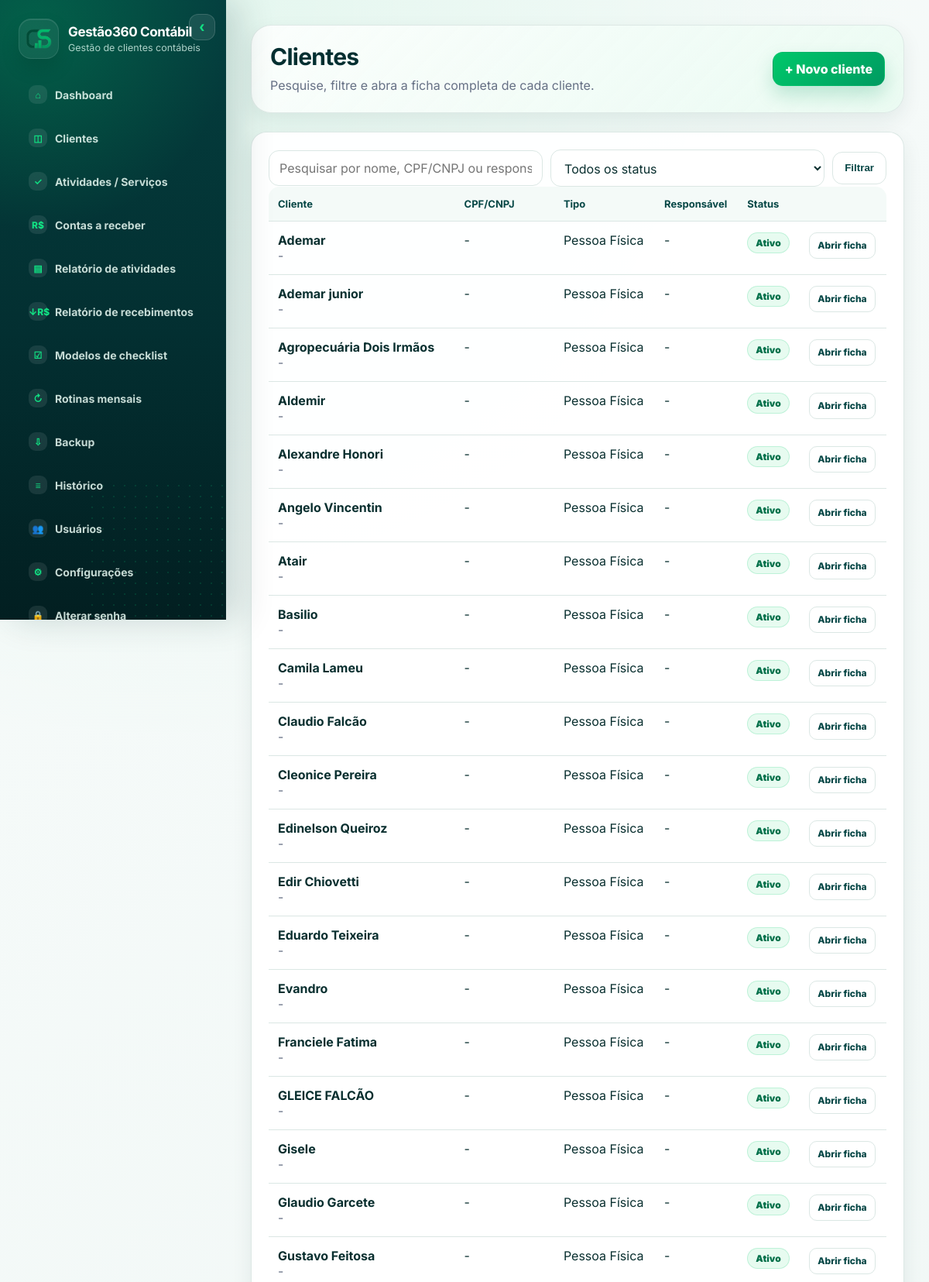
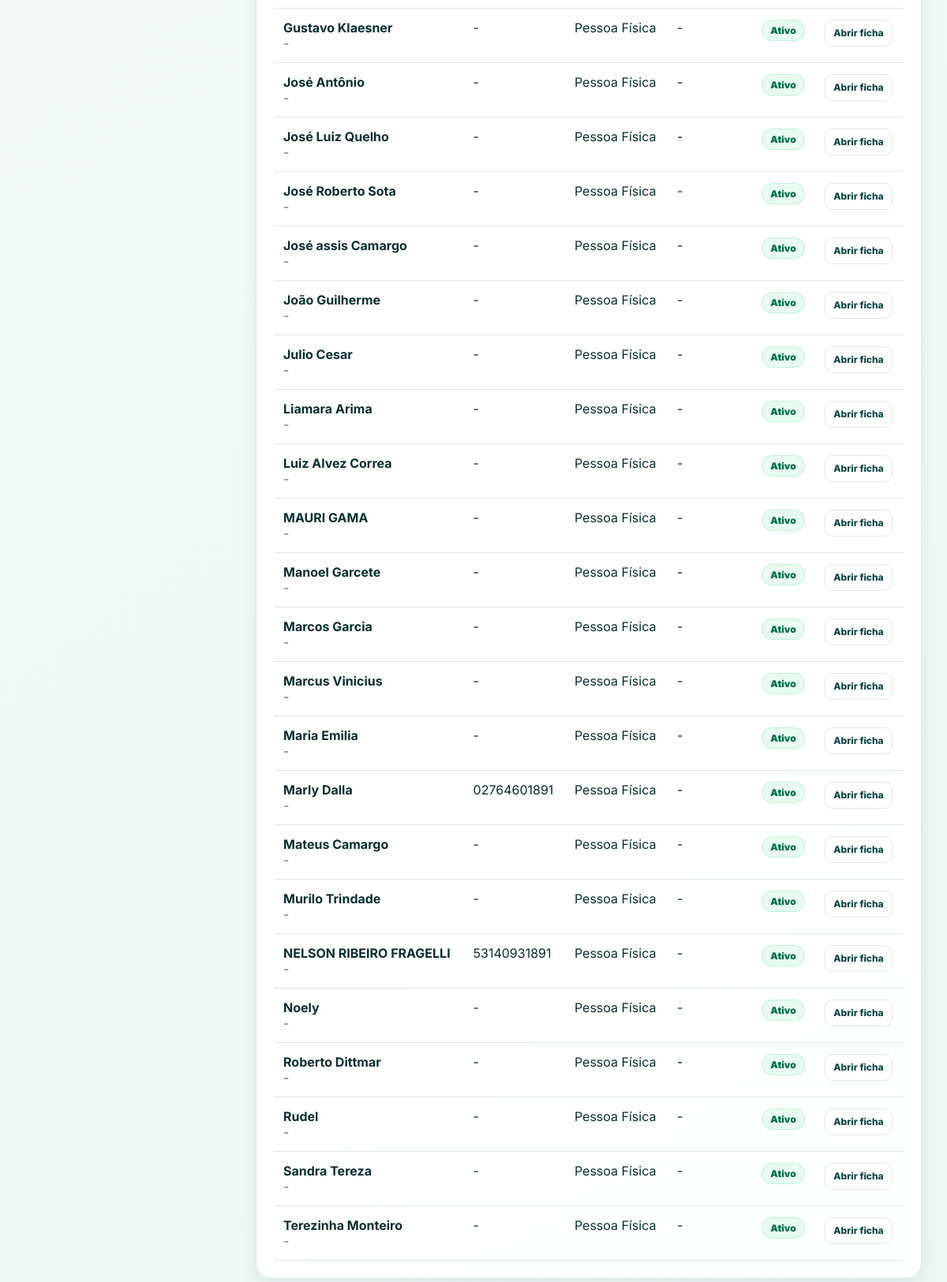
The app's page /clientes (signed in) with its own data (2 pictures, top to bottom).
### tables this page shows
CREATE TABLE clients (
                id INTEGER PRIMARY KEY AUTOINCREMENT,
                name TEXT NOT NULL,
                document TEXT,
                client_type TEXT,
                phone TEXT,
                email TEXT,
                responsible TEXT,
                monthly_fee REAL NOT NULL DEFAULT 0,
                status TEXT NOT NULL DEFAULT 'Ativo',
                notes TEXT,
                created_at TEXT NOT NULL DEFAULT CURRENT_TIMESTAMP
            );

### app.py (the view)
@app.route("/clientes")
@login_required
def clients():
    search = request.args.get("search", "").strip()
    status = request.args.get("status", "").strip()
    filters = ["1=1"]
    params = []
    if search:
        filters.append("(name LIKE ? OR document LIKE ? OR responsible LIKE ?)")
        like = f"%{search}%"
        params += [like, like, like]
    if status:
        filters.append("status = ?")
        params.append(status)
    rows = query_all(f"SELECT * FROM clients WHERE {' AND '.join(filters)} ORDER BY name ASC", params)
    return render_template("clients.html", clients=rows, search=search, status=status, statuses=CLIENT_STATUS)

### app.py (called while the page is built, shortened)
def using_remote_database():
    return bool(TURSO_DATABASE_URL)

def get_db():
    os.makedirs(RUNTIME_DIR, exist_ok=True)
    conn = sqlite3.connect(DB_PATH)
    conn.row_factory = sqlite3.Row
    conn.execute("PRAGMA foreign_keys = ON")
    return conn

def query_all(sql, params=()):
    with get_db() as conn:
        return conn.execute(sql, params).fetchall()

def current_month():
    return date.today().strftime("%Y-%m")

def can_view_financial():
    if session.get("role") == "Administrador":
        return True
    hidden = query_one("SELECT value FROM settings WHERE key = 'hide_financial_for_collab'")
    return not (hidden and hidden["value"] == "1")

def login_required(fn):
    @wraps(fn)
    def wrapper(*args, **kwargs):
        if not session.get("user_id"):
            return redirect(url_for("login"))
        return fn(*args, **kwargs)
    return wrapper

@app.context_processor
def inject_globals():
    return {
        "app_name": APP_NAME,
        "money": money,
        "hours": hours,
        "month_label": month_label,
        "can_view_financial": can_view_financial(),
        "current_month": current_month(),
    }

### templates/clients.html (shortened to what this page needs)
{% extends "base.html" %}
{% block content %}
<div class="page-header">
    <div><h1>Clientes</h1><p>Pesquise, filtre e abra a ficha completa de cada cliente.</p></div>
    {% if session.get('role') == 'Administrador' %}<a class="btn primary" href="{{ url_for('client_new') }}">+ Novo cliente</a>{% endif %}
</div>
<section class="card">
    <form class="filters" method="get">
        <input name="search" placeholder="Pesquisar por nome, CPF/CNPJ ou responsável" value="{{ search }}">
        <select name="status">
            <option value="">Todos os status</option>
        </select>
        <button class="btn">Filtrar</button>
    </form>
    <table>
        <thead><tr><th>Cliente</th><th>CPF/CNPJ</th><th>Tipo</th><th>Responsável</th><th>Status</th><th></th></tr></thead>
        <tbody>
        {% for c in clients %}
            <tr>
                <td><strong>{{ c.name }}</strong><br><span class="muted">{{ c.email or '-' }}</span></td>
                <td>{{ c.document or '-' }}</td>
                <td>{{ c.client_type or '-' }}</td>
                <td>{{ c.responsible or '-' }}</td>
                <td><span class="badge">{{ c.status }}</span></td>
                <td><a class="btn small" href="{{ url_for('client_detail', client_id=c.id) }}">Abrir ficha</a></td>
            </tr>
        {% else %}<tr><td colspan="6">Nenhum cliente encontrado.</td></tr>{% endfor %}
        </tbody>
    </table>
</section>
{% endblock %}

### templates/base.html (shortened to what this page needs)
<!doctype html>
<html lang="pt-BR">
<head>
    <link rel="stylesheet" href="{{ url_for('static', filename='style.css') }}">
</head>
<body>
{% if session.get('user_id') %}
<div class="app-shell" id="appShell">
    <aside class="sidebar" id="sidebar">
        <button type="button" class="sidebar-toggle" id="sidebarToggle" aria-label="Recolher menu" title="Recolher menu">
            <span class="toggle-icon">‹</span>
        </button>
        <div class="brand">
            <div class="brand-mark" aria-hidden="true"><img src="{{ url_for('static', filename='logo_gestao360.png') }}" alt="Logo {{ app_name }}"></div>
            <div class="brand-copy">
                <strong>{{ app_name }}</strong>
                <span>Gestão de clientes contábeis</span>
            </div>
        </div>
        <nav>
            <a href="{{ url_for('dashboard') }}" title="Dashboard"><span class="nav-icon">⌂</span><span class="nav-text">Dashboard</span></a>
            <a href="{{ url_for('clients') }}" title="Clientes"><span class="nav-icon">◫</span><span class="nav-text">Clientes</span></a>
            <a href="{{ url_for('activities') }}" title="Atividades / Serviços"><span class="nav-icon">✓</span><span class="nav-text">Atividades / Serviços</span></a>
            {% if can_view_financial %}<a href="{{ url_for('receivables') }}" title="Contas a receber"><span class="nav-icon">R$</span><span class="nav-text">Contas a receber</span></a>{% endif %}
            <a href="{{ url_for('monthly_report') }}" title="Relatório de atividades"><span class="nav-icon">▤</span><span class="nav-text">Relatório de atividades</span></a>
            {% if can_view_financial %}<a href="{{ url_for('receipts_report') }}" title="Relatório de recebimentos"><span class="nav-icon">↓R$</span><span class="nav-text">Relatório de recebimentos</span></a>{% endif %}
            {% if session.get('role') == 'Administrador' %}
                <a href="{{ url_for('checklist_templates') }}" title="Modelos de checklist"><span class="nav-icon">☑</span><span class="nav-text">Modelos de checklist</span></a>
                <a href="{{ url_for('recurring_tasks') }}" title="Rotinas mensais"><span class="nav-icon">↻</span><span class="nav-text">Rotinas mensais</span></a>
                <a href="{{ url_for('backup_page') }}" title="Backup"><span class="nav-icon">⇩</span><span class="nav-text">Backup</span></a>
                <a href="{{ url_for('audit_logs') }}" title="Histórico / Auditoria"><span class="nav-icon">≡</span><span class="nav-text">Histórico</span></a>
                <a href="{{ url_for('users') }}" title="Usuários"><span class="nav-icon">👥</span><span class="nav-text">Usuários</span></a>
                <a href="{{ url_for('settings') }}" title="Configurações"><span class="nav-icon">⚙</span><span class="nav-text">Configurações</span></a>
            {% endif %}
            <a href="{{ url_for('change_password') }}" title="Alterar senha"><span class="nav-icon">🔒</span><span class="nav-text">Alterar senha</span></a>
        </nav>
    </aside>
    <main class="main">
        {% block content %}{% endblock %}
    </main>
</div>
{% else %}
    {% block public_content %}{% endblock %}
{% endif %}
</body>
</html>

### records on screen
clients: name "Ademar", email "-", document "-", client_type "Pessoa Física", responsible "-", status "Ativo"
clients: name "Ademar junior", email "-", document "-", client_type "Pessoa Física", responsible "-", status "Ativo"
clients: name "Agropecuária Dois Irmãos", email "-", document "-", client_type "Pessoa Física", responsible "-", status "Ativo"
clients: name "Aldemir", email "-", document "-", client_type "Pessoa Física", responsible "-", status "Ativo"
clients: name "Alexandre Honori", email "-", document "-", client_type "Pessoa Física", responsible "-", status "Ativo"
clients: name "Angelo Vincentin", email "-", document "-", client_type "Pessoa Física", responsible "-", status "Ativo"
clients: name "Atair", email "-", document "-", client_type "Pessoa Física", responsible "-", status "Ativo"
clients: name "Basilio", email "-", document "-", client_type "Pessoa Física", responsible "-", status "Ativo"
clients: name "Camila Lameu", email "-", document "-", client_type "Pessoa Física", responsible "-", status "Ativo"
clients: name "Claudio Falcão", email "-", document "-", client_type "Pessoa Física", responsible "-", status "Ativo"
clients: name "Cleonice Pereira", email "-", document "-", client_type "Pessoa Física", responsible "-", status "Ativo"
clients: name "Edinelson Queiroz", email "-", document "-", client_type "Pessoa Física", responsible "-", status "Ativo"
clients: name "Edir Chiovetti", email "-", document "-", client_type "Pessoa Física", responsible "-", status "Ativo"
clients: name "Eduardo Teixeira", email "-", document "-", client_type "Pessoa Física", responsible "-", status "Ativo"
clients: name "Evandro", email "-", document "-", client_type "Pessoa Física", responsible "-", status "Ativo"
clients: name "Franciele Fatima", email "-", document "-", client_type "Pessoa Física", responsible "-", status "Ativo"
clients: name "GLEICE FALCÃO", email "-", document "-", client_type "Pessoa Física", responsible "-", status "Ativo"
clients: name "Gisele", email "-", document "-", client_type "Pessoa Física", responsible "-", status "Ativo"
clients: name "Glaudio Garcete", email "-", document "-", client_type "Pessoa Física", responsible "-", status "Ativo"
clients: name "Gustavo Feitosa", email "-", document "-", client_type "Pessoa Física", responsible "-", status "Ativo"
clients: name "Gustavo Klaesner", email "-", document "-", client_type "Pessoa Física", responsible "-", status "Ativo"
clients: name "José Antônio", email "-", document "-", client_type "Pessoa Física", responsible "-", status "Ativo"
clients: name "José Luiz Quelho", email "-", document "-", client_type "Pessoa Física", responsible "-", status "Ativo"
clients: name "José Roberto Sota", email "-", document "-", client_type "Pessoa Física", responsible "-", status "Ativo"
clients: name "José assis Camargo", email "-", document "-", client_type "Pessoa Física", responsible "-", status "Ativo"
clients: name "João Guilherme", email "-", document "-", client_type "Pessoa Física", responsible "-", status "Ativo"
clients: name "Julio Cesar", email "-", document "-", client_type "Pessoa Física", responsible "-", status "Ativo"
clients: name "Liamara Arima", email "-", document "-", client_type "Pessoa Física", responsible "-", status "Ativo"
clients: name "Luiz Alvez Correa", email "-", document "-", client_type "Pessoa Física", responsible "-", status "Ativo"
clients: name "MAURI GAMA", email "-", document "-", client_type "Pessoa Física", responsible "-", status "Ativo"
clients: name "Manoel Garcete", email "-", document "-", client_type "Pessoa Física", responsible "-", status "Ativo"
clients: name "Marcos Garcia", email "-", document "-", client_type "Pessoa Física", responsible "-", status "Ativo"
clients: name "Marcus Vinicius", email "-", document "-", client_type "Pessoa Física", responsible "-", status "Ativo"
clients: name "Maria Emilia", email "-", document "-", client_type "Pessoa Física", responsible "-", status "Ativo"
clients: name "Marly Dalla", email "-", document "02764601891", client_type "Pessoa Física", responsible "-", status "Ativo"
clients: name "Mateus Camargo", email "-", document "-", client_type "Pessoa Física", responsible "-", status "Ativo"
clients: name "Murilo Trindade", email "-", document "-", client_type "Pessoa Física", responsible "-", status "Ativo"
clients: name "NELSON RIBEIRO FRAGELLI", email "-", document "53140931891", client_type "Pessoa Física", responsible "-", status "Ativo"
clients: name "Noely", email "-", document "-", client_type "Pessoa Física", responsible "-", status "Ativo"
clients: name "Roberto Dittmar", email "-", document "-", client_type "Pessoa Física", responsible "-", status "Ativo"
clients: name "Rudel", email "-", document "-", client_type "Pessoa Física", responsible "-", status "Ativo"
clients: name "Sandra Tereza", email "-", document "-", client_type "Pessoa Física", responsible "-", status "Ativo"
clients: name "Terezinha Monteiro", email "-", document "-", client_type "Pessoa Física", responsible "-", status "Ativo"

### other values on screen
{{ app_name }} "Gestão360 Contábil"
